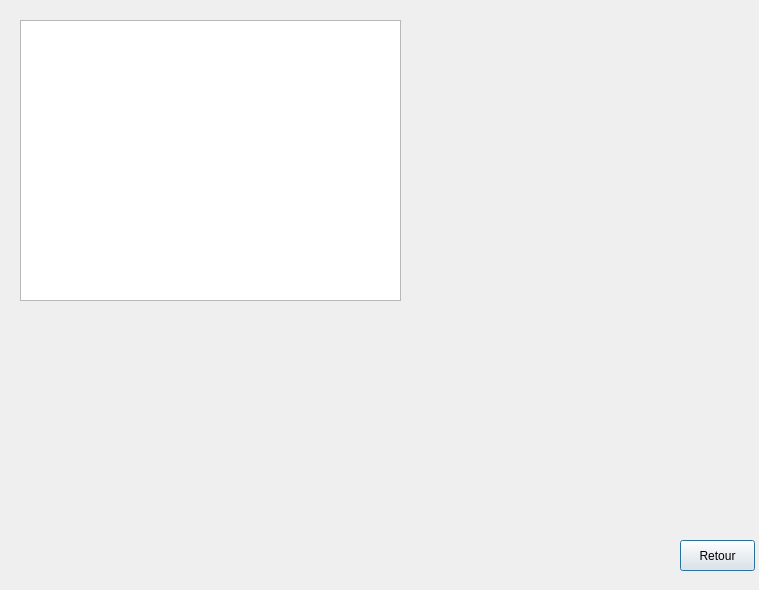
<?xml version="1.0" encoding="UTF-8"?>
<ui version="4.0">
 <class>Afficher_joueur</class>
 <widget class="QDialog" name="Afficher_joueur">
  <property name="geometry">
   <rect>
    <x>0</x>
    <y>0</y>
    <width>759</width>
    <height>590</height>
   </rect>
  </property>
  <property name="windowTitle">
   <string>Dialog</string>
  </property>
  <widget class="QTableView" name="tableView">
   <property name="geometry">
    <rect>
     <x>20</x>
     <y>20</y>
     <width>381</width>
     <height>281</height>
    </rect>
   </property>
  </widget>
  <widget class="QLabel" name="label_affich">
   <property name="geometry">
    <rect>
     <x>0</x>
     <y>-10</y>
     <width>771</width>
     <height>611</height>
    </rect>
   </property>
   <property name="text">
    <string/>
   </property>
  </widget>
  <widget class="QPushButton" name="pushButton">
   <property name="geometry">
    <rect>
     <x>680</x>
     <y>540</y>
     <width>75</width>
     <height>31</height>
    </rect>
   </property>
   <property name="text">
    <string>Retour</string>
   </property>
  </widget>
  <widget class="QLabel" name="image_2">
   <property name="geometry">
    <rect>
     <x>490</x>
     <y>40</y>
     <width>151</width>
     <height>241</height>
    </rect>
   </property>
   <property name="text">
    <string/>
   </property>
  </widget>
  <widget class="QCustomPlot" name="customPlot" native="true">
   <property name="geometry">
    <rect>
     <x>10</x>
     <y>10</y>
     <width>711</width>
     <height>581</height>
    </rect>
   </property>
  </widget>
  <zorder>label_affich</zorder>
  <zorder>image_2</zorder>
  <zorder>tableView</zorder>
  <zorder>pushButton</zorder>
  <zorder>customPlot</zorder>
 </widget>
 <customwidgets>
  <customwidget>
   <class>QCustomPlot</class>
   <extends>QWidget</extends>
   <header>qcustomplot.h</header>
   <container>1</container>
  </customwidget>
 </customwidgets>
 <resources/>
 <connections/>
</ui>
